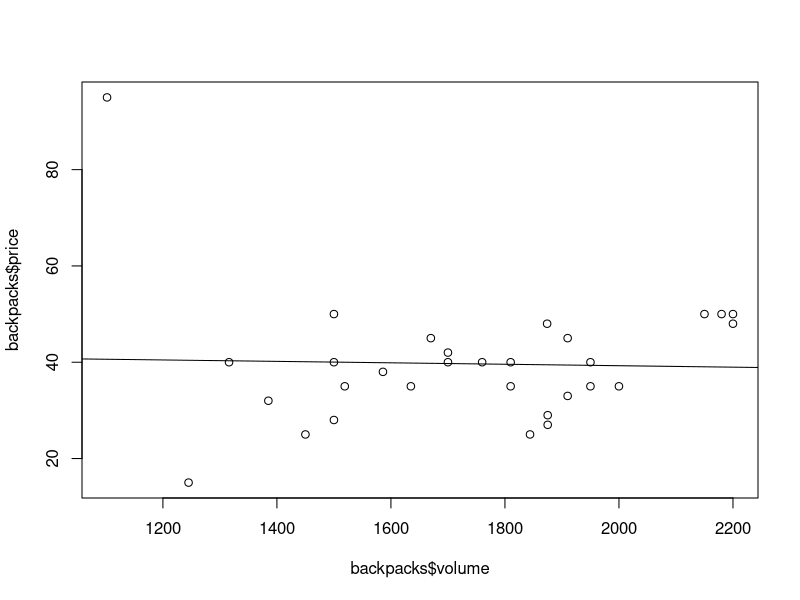

Write R code to recreate this figure.

setwd("/opt/Code/My/R-Tests/regression/midterm")
backpacks <- read.table("Backpacks.txt", header = TRUE)
bplm = lm(backpacks$price~backpacks$volume)
summary(bplm)

plot(backpacks$volume, backpacks$price)
abline(bplm)

# predict for a given value of x, with a confidence interval
newx<-list(volume=2000)
bplm1 = lm(price~volume,backpacks)

predict(bplm1, newdata=newx, interval="confidence",level=.95)

#predict interval
predict(bplm1, newdata=newx, interval="predict",level=.95)

